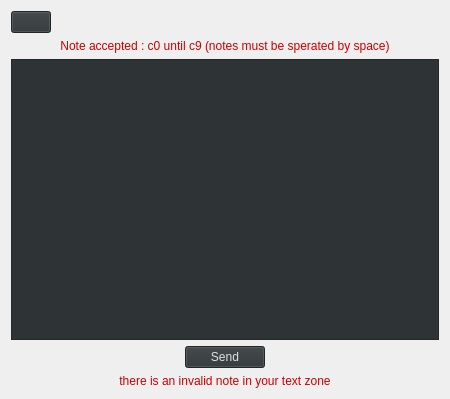
<?xml version="1.0" encoding="UTF-8"?>
<ui version="4.0">
 <class>Automaticpage</class>
 <widget class="QWidget" name="Automaticpage">
  <property name="geometry">
   <rect>
    <x>0</x>
    <y>0</y>
    <width>450</width>
    <height>399</height>
   </rect>
  </property>
  <property name="windowTitle">
   <string>Form</string>
  </property>
  <layout class="QGridLayout" name="gridLayout_3">
   <item row="0" column="0">
    <layout class="QGridLayout" name="gridLayout_2">
     <item row="0" column="0">
      <widget class="QPushButton" name="Homebutton2">
       <property name="styleSheet">
        <string notr="true">background-color: rgb(46, 52, 54);</string>
       </property>
       <property name="text">
        <string/>
       </property>
      </widget>
     </item>
     <item row="0" column="1">
      <spacer name="horizontalSpacer">
       <property name="orientation">
        <enum>Qt::Horizontal</enum>
       </property>
       <property name="sizeHint" stdset="0">
        <size>
         <width>40</width>
         <height>20</height>
        </size>
       </property>
      </spacer>
     </item>
    </layout>
   </item>
   <item row="1" column="0">
    <layout class="QGridLayout" name="gridLayout">
     <item row="0" column="0">
      <widget class="QLabel" name="consigne">
       <property name="styleSheet">
        <string notr="true">font: 40 italic 12pt &quot;DejaVu Sans&quot;;
color: rgb(204, 0, 0);</string>
       </property>
       <property name="text">
        <string>Note accepted : c0 until c9 (notes must be sperated by space)</string>
       </property>
       <property name="alignment">
        <set>Qt::AlignCenter</set>
       </property>
      </widget>
     </item>
     <item row="1" column="0">
      <widget class="QTextEdit" name="textEdit">
       <property name="styleSheet">
        <string notr="true">background-color: rgb(46, 52, 54);
color: rgb(225, 225, 225);
font: 14pt &quot;DejaVu Sans&quot;</string>
       </property>
      </widget>
     </item>
     <item row="2" column="0">
      <layout class="QHBoxLayout" name="horizontalLayout">
       <item>
        <spacer name="horizontalSpacer_2">
         <property name="orientation">
          <enum>Qt::Horizontal</enum>
         </property>
         <property name="sizeHint" stdset="0">
          <size>
           <width>40</width>
           <height>20</height>
          </size>
         </property>
        </spacer>
       </item>
       <item>
        <widget class="QPushButton" name="pushButton">
         <property name="styleSheet">
          <string notr="true">background-color: rgb(46, 52, 54);
color: rgb(225, 225, 225);
font: 12pt &quot;DejaVu Sans&quot;</string>
         </property>
         <property name="text">
          <string>Send</string>
         </property>
        </widget>
       </item>
       <item>
        <spacer name="horizontalSpacer_3">
         <property name="orientation">
          <enum>Qt::Horizontal</enum>
         </property>
         <property name="sizeHint" stdset="0">
          <size>
           <width>40</width>
           <height>20</height>
          </size>
         </property>
        </spacer>
       </item>
      </layout>
     </item>
     <item row="3" column="0">
      <widget class="QLabel" name="errorMessage">
       <property name="styleSheet">
        <string notr="true">font: 40 italic 12pt &quot;DejaVu Sans&quot;;
color: rgb(204, 0, 0);</string>
       </property>
       <property name="text">
        <string>there is an invalid note in your text zone</string>
       </property>
       <property name="alignment">
        <set>Qt::AlignCenter</set>
       </property>
      </widget>
     </item>
    </layout>
   </item>
  </layout>
 </widget>
 <resources/>
 <connections/>
</ui>
